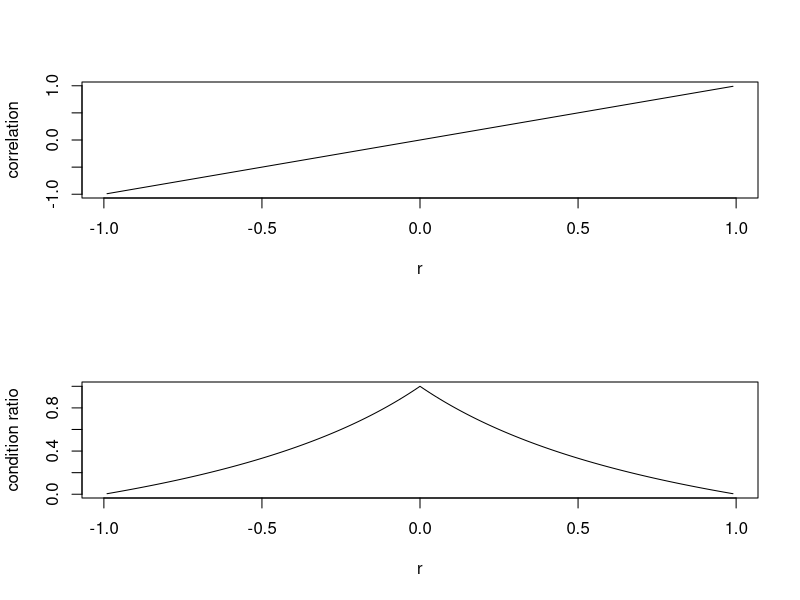

R code for this plot:
#' This script considers a bivariate normal market and display the correlation and the condition number of the
#' covariance matrix, as described in A. Meucci, "Risk and Asset Allocation", Springer, 2005,  Chapter 2.
#'
#' @references
#' \url{http://}
#' See Meucci's script for "S_AnalyzeNormalCorrelation.m"
#'
#' @author Xavier Valls \email{flamejat@@gmail.com}
#' @export

###################################################################################################################
### Set input parameters

Mu = rbind( 0, 0 )
s  = c( 1, 1 );

rhos = seq( -0.99, 0.99, 0.01 );
nrhos = length( rhos );

Cs = array( NaN, nrhos ); 
CRs = array( NaN, nrhos ); 


###################################################################################################################
### Iterate of rho values and compute the correlation and condition numberfor ( n in 1 : nrhos )

for ( n in 1 : nrhos )
{
	rho = rhos[ n ] ;
    Sigma = rbind( c(s[1]^2, rho * s[1] * s[2]), c(rho * s[1] * s[2], s[2]^2) );

    Covariance = Sigma;
    Standard_Deviation = sqrt( diag( Covariance ) );
    Correlation = diag( 1 / Standard_Deviation ) %*% Covariance %*% diag( 1 / Standard_Deviation );
    
    Lambda = eigen( Covariance );

    Cs[n]  = Correlation[ 1, 2 ];
    CRs[n] = min( Lambda$values ) / max( Lambda$values );
}

###################################################################################################################
### Display the results
par( mfrow = c( 2, 1) );
plot( rhos, Cs, xlab = "r", ylab = "correlation", type ="l" );
plot( rhos, CRs, xlab = "r", ylab = "condition ratio", type ="l" );
